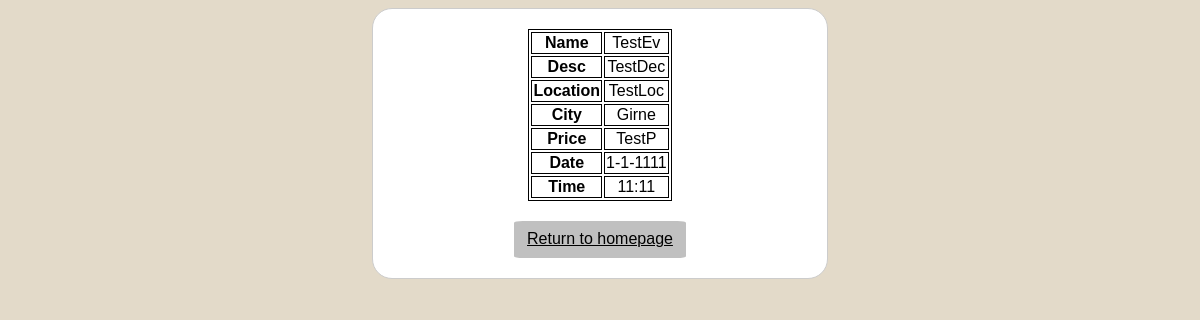
/eventinfo?id=2, run on the app's committed database.
### tables this page shows
CREATE TABLE "event"
(
    eventid     INTEGER
        primary key autoincrement,
    name        TEXT,
    description TEXT,
    price       FLOAT,
    date        DATE,
    time        TIME,
    isActive    BOOLEAN,
    location    TEXT,
    cityID      INTEGER
        references city,
    username    TEXT
        references user
);

CREATE TABLE city(cityID INTEGER PRIMARY KEY AUTOINCREMENT, cityname TEXT);

### main.py (the view)
@app.route("/eventinfo")
def eventInfo():
        eventID = request.args.get('id')
        conn = sqlite3.connect("eventwebsite.db")
        c = conn.cursor()
        c.execute("SELECT event.*,c.cityname FROM event JOIN city c on c.cityID = event.cityID WHERE eventid=(?)",(eventID))
        rows = c.fetchone()
        return render_template("eventinfo.html",eventInfo=rows)

### templates/eventinfo.html (shortened to what this page needs)
<!DOCTYPE html>
<html lang="en">
<head>
    <link rel="stylesheet" href="/static/style.css">
</head>
<body>
<div class="table">
    <table align="center" >
        <tr>
            <th>Name</th>
            <td>{{ eventInfo[1] }}</td>
        </tr>
        <tr>
            <th>Desc</th>
            <td>{{ eventInfo[2] }}</td>
        </tr>
        <tr>
            <th>Location</th>
            <td>{{ eventInfo[7] }}</td>
        </tr>
        <tr>
            <th>City</th>
            <td>{{ eventInfo[10] }}</td>
        </tr>
        <tr>
            <th>Price</th>
            <td>{{ eventInfo[3] }}</td>
        </tr>
        <tr>
            <th>Date</th>
            <td>{{ eventInfo[4] }}</td>
        </tr>
        <tr>
            <th>Time</th>
            <td>{{ eventInfo[5] }}</td>
        </tr>
    </table>
    <a href="{{ url_for('index') }}" class="btn">Return to homepage</a>
</div>
</body>
</html>

### static/style.css (style rules this page uses)
body { font-family: Arial, sans-serif; background-color: #e3dac9; }
table, th, td { border:1px solid black; }
.table { width: 35%; margin: 0 auto; background-color: white; border: 1px solid #ccc; border-radius: 20px; padding: 20px; text-align: center; justify-items: center; }
.btn { color: black; background-color: #C0C0C0; display: inline-block; border: 1px solid transparent; padding: 6px 12px; line-height: 1.42857143; border-radius: 5%; text-align: center; }

### data on the page
event: name "TestEv", description "TestDec", location "TestLoc", price "TestP", date "1-1-1111", time "11:11"
city: cityname "Girne"
